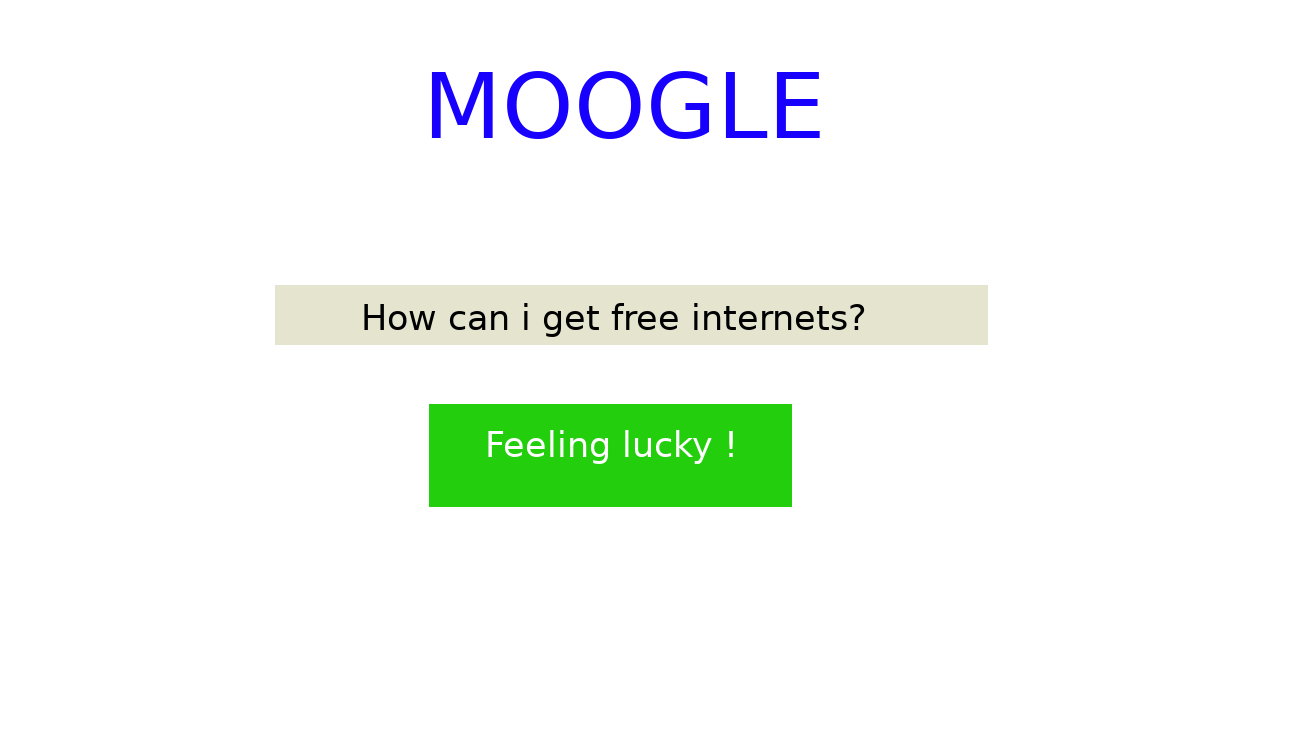

Below is a game level as drawn by its tile map, then a one-line description and the .tmx file that defines it, in full:
An orthogonal 1x1 tile map with 1296x736 px tiles, 1 tile layer (Calque de Tile 1) and 7 objects (spawn:90, turret:Avoid me:1:2000:20:5:1, win:level02).

<map version="1.2" tiledversion="1.2.3" orientation="orthogonal" renderorder="right-down" width="1" height="1" tilewidth="1296" tileheight="736" infinite="0" nextlayerid="3" nextobjectid="8">
 <tileset firstgid="1" source="tileset.tsx" />
 <layer id="1" name="Calque de Tile 1" width="1" height="1">
  <data encoding="csv">
1
</data>
 </layer>
 <objectgroup id="2" name="collision">
  <object id="1" name="spawn:90" x="58" y="64" width="43" height="42" />
  <object id="2" name="turret:Avoid me:1:2000:20:5:1" x="304" y="166" width="17" height="11" />
  <object id="3" name="win:level02" x="430" y="404" width="360" height="102" />
  <object id="4" x="-2" y="-3" width="1300" height="12" />
  <object id="5" x="1289" y="-7" width="20" height="749" />
  <object id="6" x="-9" y="730" width="1312" height="24" />
  <object id="7" x="-10" y="-24" width="18" height="785" />
 </objectgroup>
</map>
